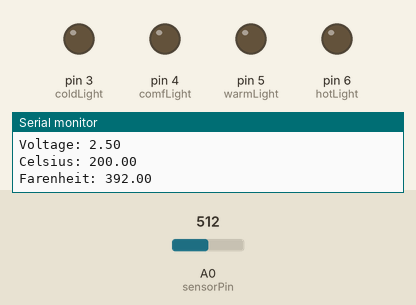
Simulated run of this sketch. Board: Arduino Uno, built with avr-gcc and run on an emulated ATmega328P. Parts: output pins drawn as LEDs (lit = HIGH), the last lines printed to the serial monitor. Inputs (shaded band) come from the test bench; at power-on: A0 (sensorPin) = 512.

Above: at 1.8 s.
1.9 s: A0 (sensorPin) set to 171
3.4 s: A0 (sensorPin) set to 160
At 5.2 s:
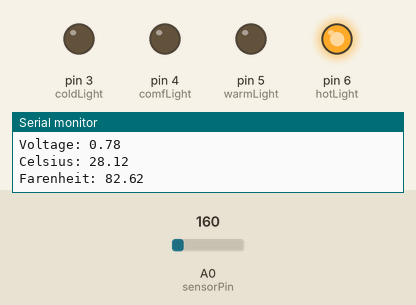
5.5 s: A0 (sensorPin) set to 143
At 6.9 s:
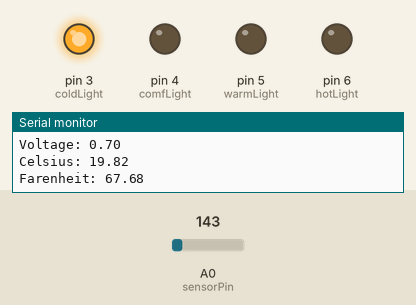
7.5 s: A0 (sensorPin) set to 159
At 8.5 s:
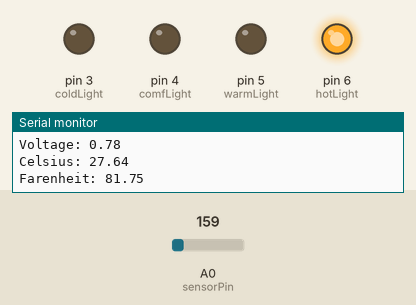
9.5 s: A0 (sensorPin) set to 139
At 11.4 s:
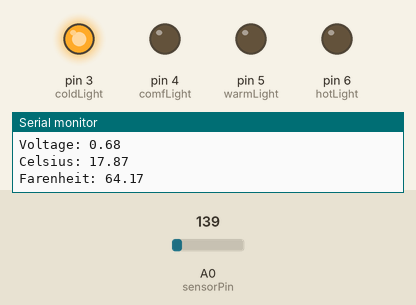
Timing chart, 0 to 12.5 s (numbered marks = the images above; inputs shaded):
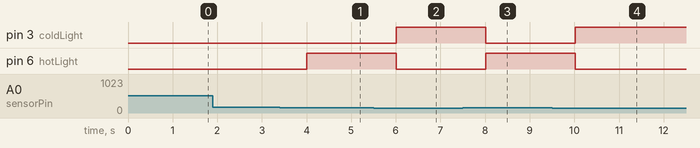

The sketch:

temperature.ino
```cpp
const int sensorPin = A0;
const float baselineTemp = 20.0;
const int coldLight = 3;
const int comfLight = 4;
const int warmLight = 5;
const int hotLight = 6;


void setup(){
  for (int i=3;i<7;i++){
    pinMode(i, OUTPUT);
  }

  Serial.begin(9600);
}

void loop(){
  int tempRead = analogRead(sensorPin);
  float voltage = getVoltage(tempRead);
  float celsius = getCelsius(voltage);
  float farenheit = getFarenheit(celsius);

  for (int i=3;i<7;i++){
    digitalWrite(i, LOW);
  }

  if (tempRead <= 149) {
    digitalWrite(coldLight, HIGH);
  }
  else if (tempRead <= 153) {
    digitalWrite(comfLight, HIGH);
  }
  else if (tempRead <= 156) {
    digitalWrite(warmLight, HIGH);
  }
  else if (tempRead <= 160) {
    digitalWrite(hotLight, HIGH);
  }

  Serial.print("\n\nSensor Value: ");
  Serial.print(tempRead);
  Serial.print("\nVoltage: ");
  Serial.print(voltage);
  Serial.print("\nCelsius: ");
  Serial.print(celsius);
  Serial.print("\nFarenheit: ");
  Serial.print(farenheit);
  delay(1000);
}

float getVoltage(int tempRead){
  return (tempRead/1024.0) * 5.0;
}

float getCelsius(float voltage){
  return (voltage - .5) * 100;
}

float getFarenheit(float celsius){
  return (celsius * 1.8) + 32;
}
```

Measured:
- the behaviour switches between 161 and 160 on A0 (sensorPin) (found by bisection; images 0 and 1)
- after the input at 3.4 s, pin 6 (hotLight): LOW → HIGH after 0.61 s
- after the input at 5.5 s, pin 3 (coldLight): LOW → HIGH after 0.51 s; pin 6 (hotLight): HIGH → LOW after 0.51 s
- after the input at 7.5 s, pin 3 (coldLight): HIGH → LOW after 0.52 s; pin 6 (hotLight): LOW → HIGH after 0.52 s
- after the input at 9.5 s, pin 3 (coldLight): LOW → HIGH after 0.52 s; pin 6 (hotLight): HIGH → LOW after 0.52 s
